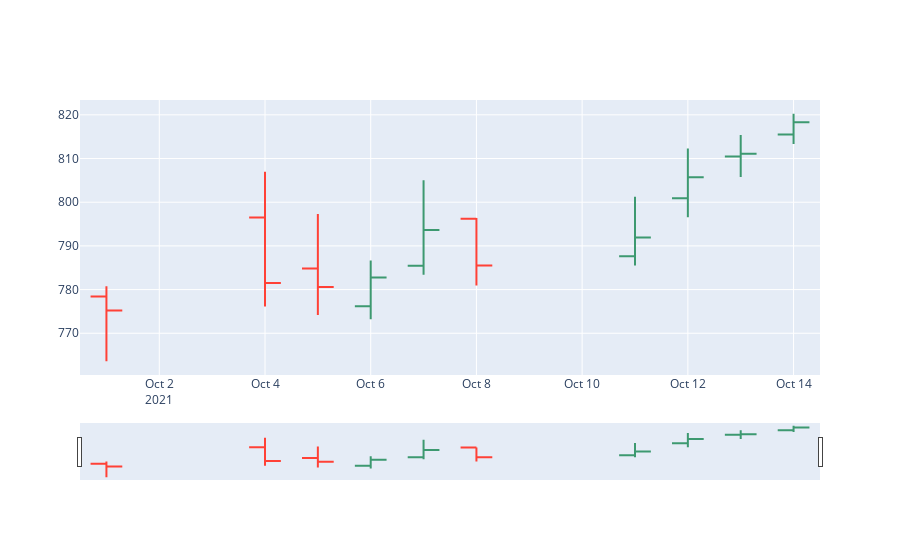

The notebook cell saved with this chart:
### Markdown cell above
# OHLC charts

An OHLC chart is any type of price chart that shows the open, high, low and close price of a certain time period. Open-high-low-close Charts (or OHLC Charts) are used as a trading tool to visualise and analyse the price changes over time for securities, currencies, stocks, bonds, commodities, etc. OHLC Charts are useful for interpreting the day-to-day sentiment of the market and forecasting any future price changes through the patterns produced.

**Check this video to know understand the chart** : OHLC Charts Explained

### Code cell
# OHLC chart of October 2021
trace = go.Ohlc(x=tesla['10-2021'].index,
                open=tesla['10-2021'].Open,
                high=tesla['10-2021'].High,
                low=tesla['10-2021'].Low,
                close=tesla['10-2021'].Close)
data = [trace]
iplot(data, filename='simple_ohlc')

### Figure 1 — Plotly figure (JSON) as saved in the notebook; plotly's stock layout.template omitted (floating-point values rounded to 4 significant figures)
{"data": [{"close": [775.2, 781.5, 780.6, 782.8, 793.6, 785.5, 791.9, 805.7, 811.1, 818.3], "high": [780.8, 807.0, 797.3, 786.7, 805.0, 796.4, 801.2, 812.3, 815.4, 820.2], "low": [763.6, 776.1, 774.2, 773.2, 783.4, 780.9, 785.5, 796.6, 805.8, 813.3], "open": [778.4, 796.5, 784.8, 776.2, 785.5, 796.2, 787.7, 800.9, 810.5, 815.5], "type": "ohlc", "x": ["2021-10-01T00:00:00", "2021-10-04T00:00:00", "2021-10-05T00:00:00", "2021-10-06T00:00:00", "2021-10-07T00:00:00", "2021-10-08T00:00:00", "2021-10-11T00:00:00", "2021-10-12T00:00:00", "2021-10-13T00:00:00", "2021-10-14T00:00:00"]}], "layout": {}}
